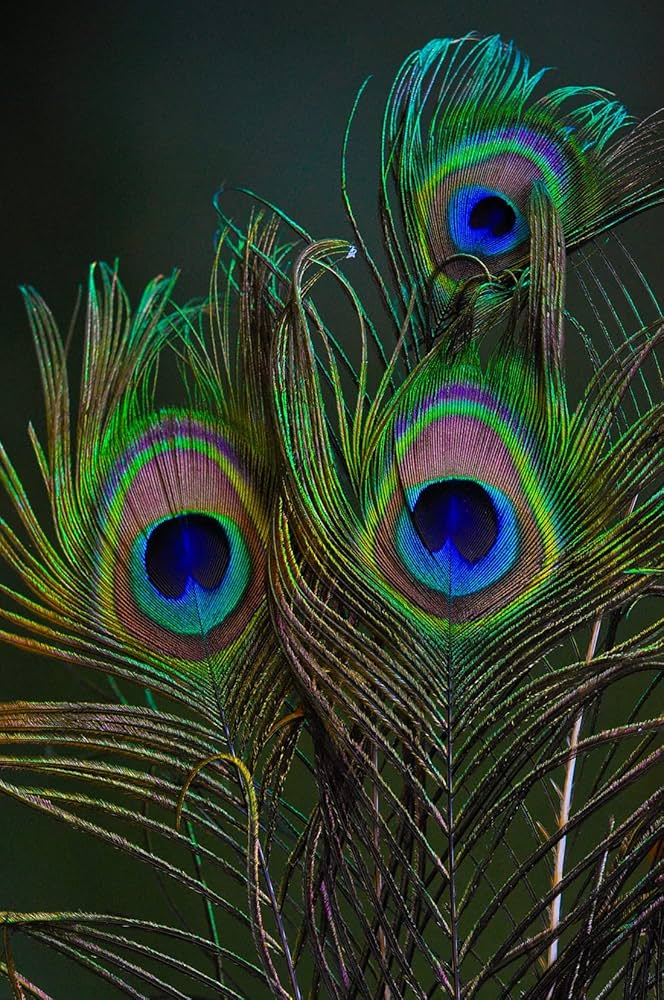
#> input picture pic.jpg, 664 x 1000 px, given in place of the camera
$ python 'CV4_ Green color mask.py'
#> lines starting #> are read from the running program, lines starting #| are printed output that depends on the picture; after the words box and inside, x2 and y2 are one past the last pixel; in counts of white or black regions, pixels touching at a corner belong together
# Only Green Color
import cv2
import numpy as np
cap = cv2.VideoCapture(0)

while True:
    _, frame = cap.read()
#> frame is the input picture: shape (1000, 664, 3); mean B, G, R 42.3, 57.4, 45
    hsv_frame = cv2.cvtColor(frame, cv2.COLOR_BGR2HSV)
#> hsv_frame: shape (1000, 664, 3); mean H, S, V 57.2, 121.7, 62.9
    # Green color
    low_green = np.array([40, 100, 100])
    high_green = np.array([102, 255, 255])

    green_mask = cv2.inRange(hsv_frame, low_green, high_green)
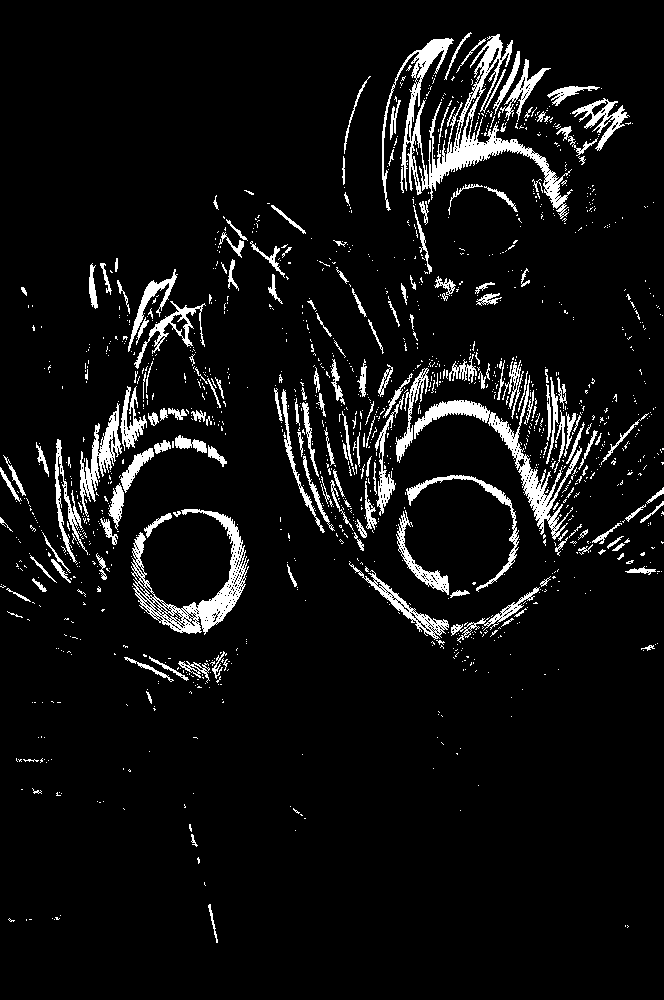
#> green_mask: shape (1000, 664); 6.7% white; 1404 white regions (1214 under 20 px), largest, box (x1, y1, x2, y2) and area: (382, 34, 573, 219) 6703, (131, 509, 249, 635) 3493, (414, 375, 582, 540) 3307
    green = cv2.bitwise_and(frame, frame, mask=green_mask)
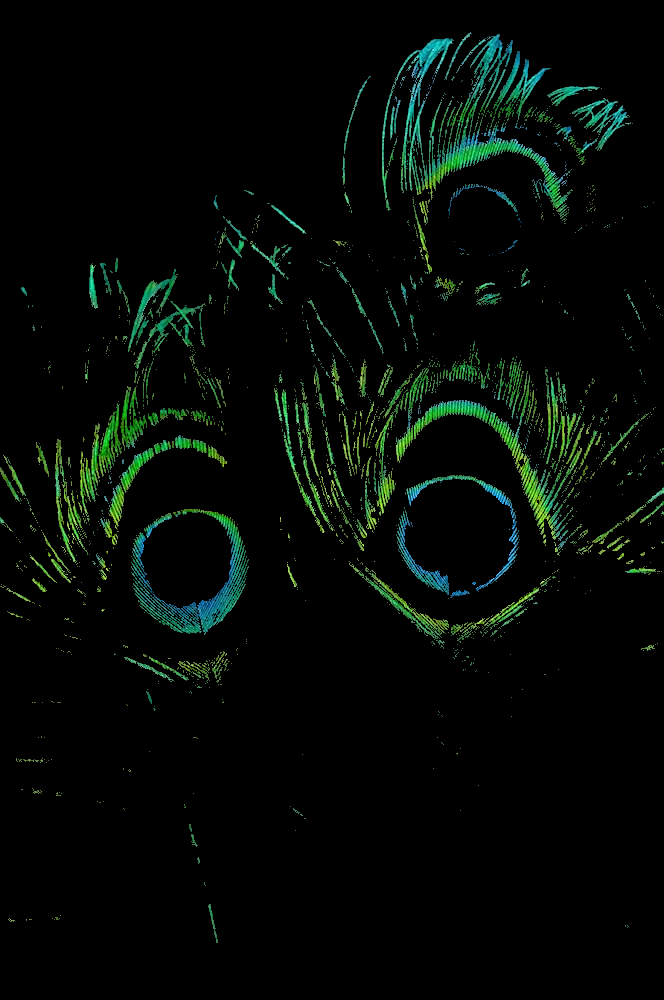
#> green: shape (1000, 664, 3); mean B, G, R 5.7, 9.4, 4

    cv2.imshow("Frame", frame)
    cv2.imshow('Green', green)

    key = cv2.waitKey(1)
#> (key Esc is pressed here)
    if key ==27:
        break
